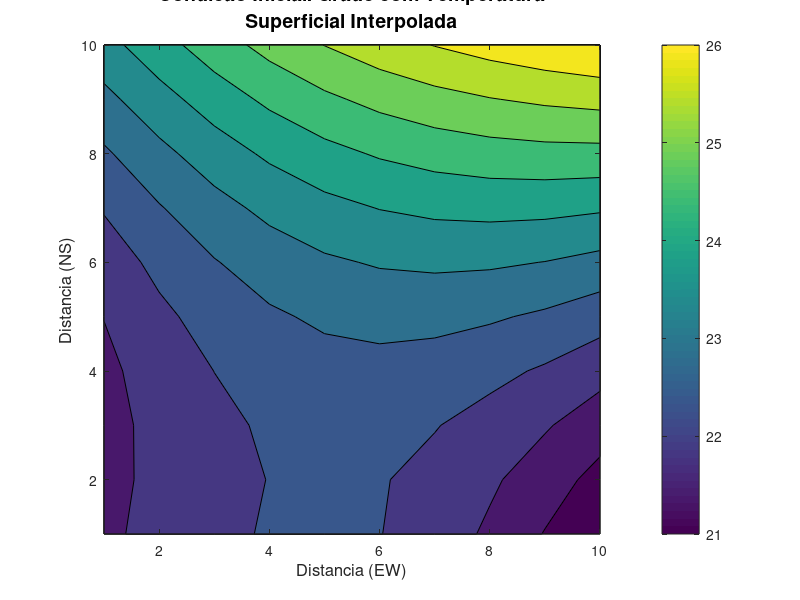
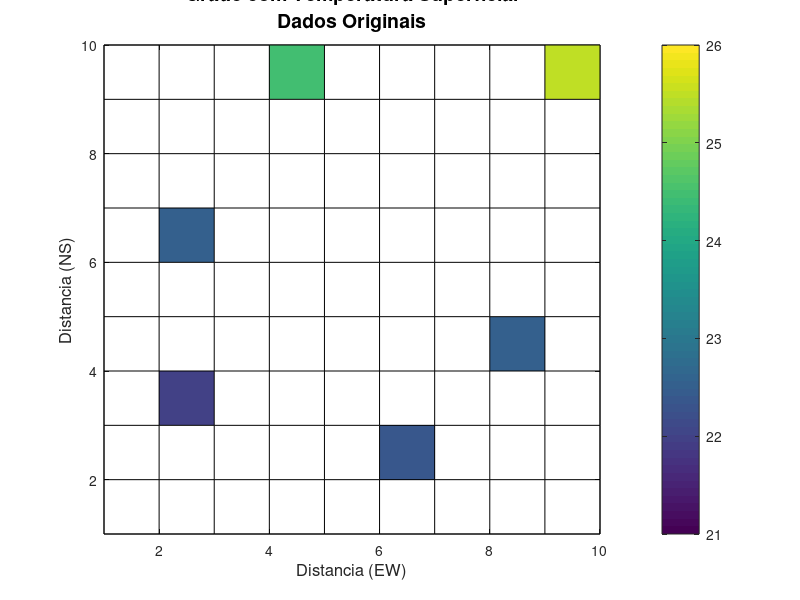

The MATLAB source for these figures, in order:
%%%%%%%%%%%%%%%%%%%%%%%%%%%%%%%%%%%%%%%%%%%%%%%%%%%%%%%%%%%%%%%%%%%%%%%
%  IOF814 - Prof Joseph Harari                                        %
%  Aluno: Danilo Augusto Silva         nusp: 7279456                  %
%                                                                     %
%                         QUESTÃO 04 - LISTA 02                       %                                                                  %
%   Os dados de saidas sao salvos no diretorio ../outputs/Q04         %
%                                                                     %
%  Metodo dos Minimos Quadrados atraves de uma solucao de             %
%           sistema linear para determinacao dos coeficientes         %
%%%%%%%%%%%%%%%%%%%%%%%%%%%%%%%%%%%%%%%%%%%%%%%%%%%%%%%%%%%%%%%%%%%%%%%
clear all; close all;clc

% aplicacao do metodo dos minimo quadrados

% criar grade conforme dada na lista

kmax = 10;
jmax = 10;

xgrid = linspace(1,10,1);
ygrid = linspace(1,10,1);

temp = ones(kmax,jmax)*NaN;

% preencher grade com os valores
temp(3,2) = 22.0;
temp(6,2) = 22.5;
temp(9,4) = 24.5;
temp(2,6) = 22.4;
temp(4,8) = 22.5;
temp(9,9) = 25.5;

%% metodo dos minimos quadrados para estabelecimento de condicao inicial de modelos
T     = temp;             % duplicando variavel para poder trabalhar
[n,m] = size(T);          % salvar as dimensoes da matriz de entrada
T     = T(:);             % todas as linhas
nm    = n*m;              % total de valores que serao necessarios
k     = isnan(T(:));      % indices de elementos NaN

nan_list  = find(k);      % lista com indices dos pontos NaN
know_list = find(~k);     % lista de valores conhecidos

% converter os indices (linear) de valores NaN para o formato [linha,coluna]
[nr,nc]   = ind2sub([n,m],nan_list);

nan_list  = [nan_list,nr,nc]; % coluna 1: indices em linha, col 2: indices de linha e col 3: indices de colunas

% utilizando diferencas finitas, computa-se a segunda derivada das linhas e colunas
% primeiro para as linhas
[i,j]     = ndgrid(2:(n-1),1:m);
ind       = i(:)+(j(:)-1)*n;
np        = (n-2)*m;
fda       = sparse(repmat(ind,1,3), [ind-1,ind,ind+1], repmat([1 -2 1], np, 1),n*m,n*m);
% agora para as colunas
[i,j]     = ndgrid(1:n,2:(m-1));
ind       = i(:)+(j(:)-1)*n;
np        = n*(m-2);
fda       = fda+sparse(repmat(ind,1,3), [ind-n,ind,ind+n], repmat([1 -2 1],np,1),nm,nm);

rhs = -fda(:,know_list)*T(know_list);   % eliminar os valores conhecidos
k         = find(any(fda(:,nan_list),2));

% resolver o sistema linear usando o mldivide do matlab
B         = T;
B(nan_list(:,1)) = fda(k,nan_list(:,1))\rhs(k);

% retornando a matriz interpolada para o formato da matriz original
T         = reshape(B,n,m);

%% plotar os dados para conferir o resultado
figure(1)
contourf(T);
colorbar;
caxis([21 26]);
title({'Condicao Inicial: Grade com Temperatura','Superficial Interpolada'},'fontsize',14);
xlabel('Distancia (EW)','fontsize',12);
ylabel('Distancia (NS)','fontsize',12);
out = ['../outputs/ex04/gradeInterpolada'];
grafico=['print -djpeg ', out];
eval(grafico);

figure(2)
pcolor(temp);
colorbar;
caxis([21 26]);
title({'Grade com Temperatura Superficial','Dados Originais'},'fontsize',14);
xlabel('Distancia (EW)','fontsize',12);
ylabel('Distancia (NS)','fontsize',12);
out = ['../outputs/ex04/gradeOriginal'];
grafico=['print -djpeg ', out];
eval(grafico);
